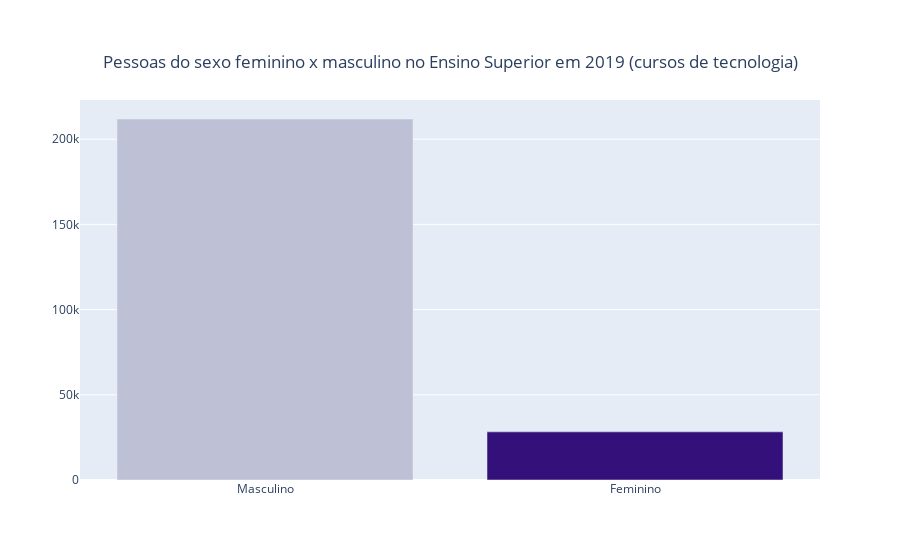

The cell this chart's notebook holds for it:
### Code cell
fig = go.Figure()       

colors = ['rgba(190, 192, 213, 1)',] * 5
colors[1] = '#34107B'

fig.add_trace(go.Bar(x=['Masculino', 'Feminino'], y=[211853, 28253],
                    marker_color=colors)) 
fig.update_layout(
    title={
        'text': "Pessoas do sexo feminino x masculino no Ensino Superior em 2019 (cursos de tecnologia)",
        'y':0.9,
        'x':0.5,
        'xanchor': 'center',
        'yanchor': 'top'})

fig.show()

### Figure 1 — Plotly figure (JSON) as saved in the notebook; plotly's stock layout.template omitted (floating-point values rounded to 4 significant figures)
{"data": [{"marker": {"color": ["rgba(190, 192, 213, 1)", "#34107B", "rgba(190, 192, 213, 1)", "rgba(190, 192, 213, 1)", "rgba(190, 192, 213, 1)"]}, "type": "bar", "x": ["Masculino", "Feminino"], "y": [211853, 28253]}], "layout": {"title": {"text": "Pessoas do sexo feminino x masculino no Ensino Superior em 2019 (cursos de tecnologia)", "x": 0.5, "xanchor": "center", "y": 0.9, "yanchor": "top"}}}
